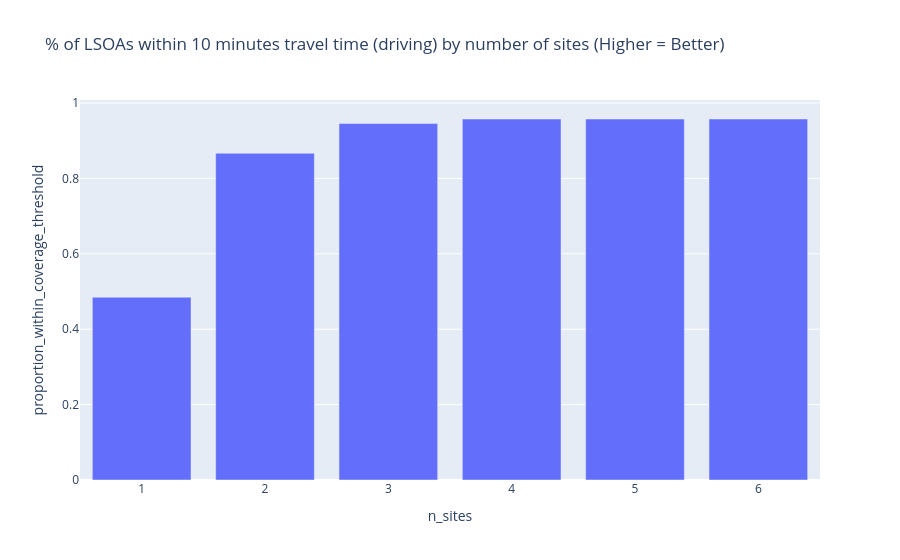

Notebook code for this chart:
### Code cell
px.bar(all_sols, x="n_sites", y="proportion_within_coverage_threshold", title="% of LSOAs within 10 minutes travel time (driving) by number of sites (Higher = Better)")

### Figure 1 — Plotly figure (JSON) as saved in the notebook; plotly's stock layout.template omitted (floating-point values rounded to 4 significant figures)
{"data": [{"hovertemplate": "n_sites=%{x}<br>proportion_within_coverage_threshold=%{y}<extra></extra>", "legendgroup": "", "marker": {"color": "#636efa", "pattern": {"shape": ""}}, "name": "", "orientation": "v", "showlegend": false, "textposition": "auto", "type": "bar", "x": [1, 2, 3, 4, 5, 6], "xaxis": "x", "y": [0.4848, 0.8667, 0.9455, 0.9576, 0.9576, 0.9576], "yaxis": "y"}], "layout": {"barmode": "relative", "legend": {"tracegroupgap": 0}, "title": {"text": "% of LSOAs within 10 minutes travel time (driving) by number of sites (Higher = Better)"}, "xaxis": {"anchor": "y", "domain": [0, 1], "title": {"text": "n_sites"}}, "yaxis": {"anchor": "x", "domain": [0, 1], "title": {"text": "proportion_within_coverage_threshold"}}}}
